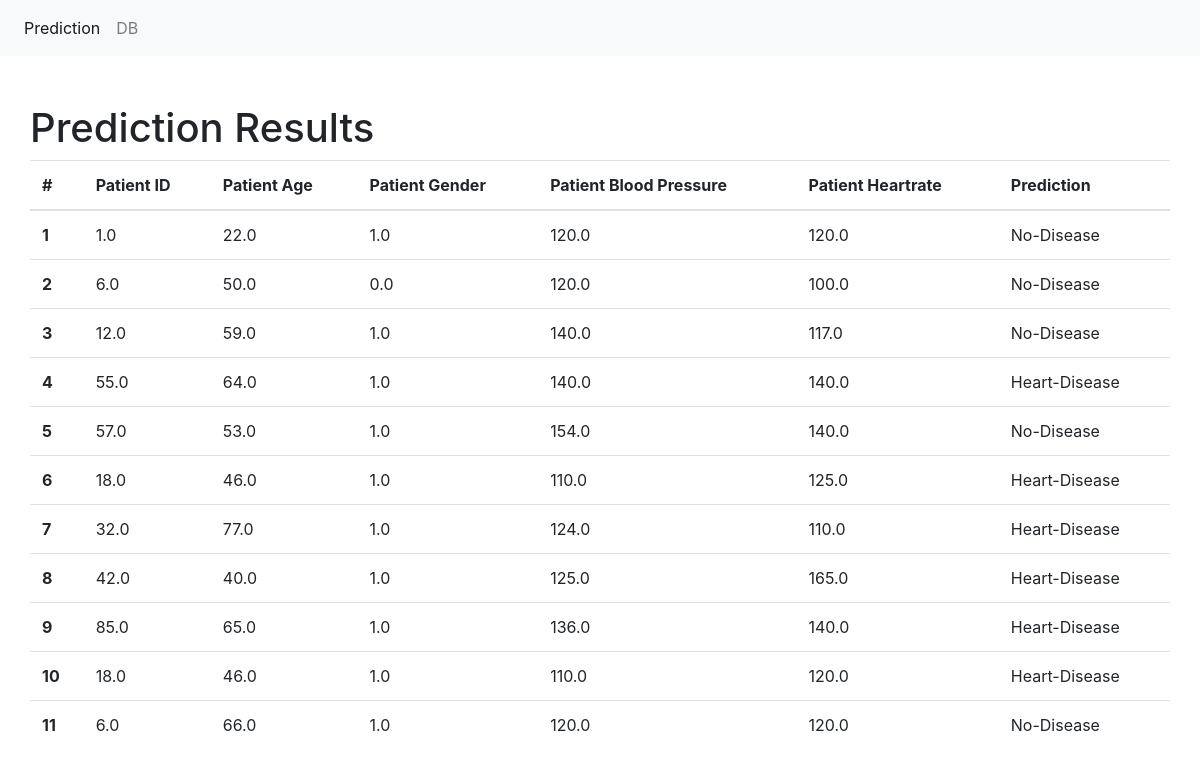
The app's page /results/ with its own data.
### predict/models.py (models this page shows, shortened)
class PredResults(models.Model):
    Patient_ID = models.IntegerField()
    Patient_Age = models.IntegerField()
    Patient_Gender = models.IntegerField()
    Patient_Blood_Pressure = models.IntegerField()
    Patient_Heartrate = models.IntegerField()
    Heart_Disease = models.CharField(max_length=30)

### predict/views.py (the view)
# urls.py: path('results/', views.view_results, name='results'),
def view_results(request):
    data = {"dataset": PredResults.objects.all()}
    return render(request, "results.html", data)

### templates/results.html
{% extends "base.html" %}
{% block main %}
    <div class="container pt-5">
        <div class="row">
        <h1>Prediction Results</h1>
            <table class="table">
                <thead>
                <tr>
                    <th scope="col">#</th>
                    <th scope="col">Patient ID</th>
                    <th scope="col">Patient Age</th>
                    <th scope="col">Patient Gender</th>
                    <th scope="col">Patient Blood Pressure</th>
                    <th scope="col">Patient Heartrate</th>
                    <th scope="col">Prediction</th>
                </tr>
                </thead>
                <tbody>
                {% for data in dataset %}
                    <tr>
                    <th scope="row">{{ data.id }}</th>
                        <td>{{ data.Patient_ID }}</td>
                        <td>{{ data.Patient_Age }}</td>
                        <td>{{ data.Patient_Gender }}</td>
                        <td>{{ data.Patient_Blood_Pressure }}</td>
                        <td>{{ data.Patient_Heartrate }}</td>
                        <td>{{ data.Heart_Disease }}</td>
                    </tr>
                {% endfor %}
                </tbody>
            </table>
        </div>
    </div>
{% endblock %}

### templates/base.html (shortened to what this page needs)
<!doctype html>
<html lang="en">
    <head>
    <link rel="stylesheet" href="https://stackpath.bootstrapcdn.com/bootstrap/4.4.1/css/bootstrap.min.css">
    </head>
    <body>
    <nav class="navbar navbar-expand-lg navbar-light bg-light">
        <div class="collapse navbar-collapse" id="navbarSupportedContent">
            <ul class="navbar-nav mr-auto">
                <li class="nav-item active">
                    <a class="nav-link" href="/">Prediction <span class="sr-only">(current)</span></a>
                </li>
                <li class="nav-item">
                    <a class="nav-link" href="/results">DB</a>
                </li>
            </ul>
        </div>
    </nav>
    {% block main %}
    {% endblock %}
    </body>
</html>

### records on screen
PredResults: id "1", Patient_ID "1.0", Patient_Age "22.0", Patient_Gender "1.0", Patient_Blood_Pressure "120.0", Patient_Heartrate "120.0", Heart_Disease "No-Disease"
PredResults: id "2", Patient_ID "6.0", Patient_Age "50.0", Patient_Gender "0.0", Patient_Blood_Pressure "120.0", Patient_Heartrate "100.0", Heart_Disease "No-Disease"
PredResults: id "3", Patient_ID "12.0", Patient_Age "59.0", Patient_Gender "1.0", Patient_Blood_Pressure "140.0", Patient_Heartrate "117.0", Heart_Disease "No-Disease"
PredResults: id "4", Patient_ID "55.0", Patient_Age "64.0", Patient_Gender "1.0", Patient_Blood_Pressure "140.0", Patient_Heartrate "140.0", Heart_Disease "Heart-Disease"
PredResults: id "5", Patient_ID "57.0", Patient_Age "53.0", Patient_Gender "1.0", Patient_Blood_Pressure "154.0", Patient_Heartrate "140.0", Heart_Disease "No-Disease"
PredResults: id "6", Patient_ID "18.0", Patient_Age "46.0", Patient_Gender "1.0", Patient_Blood_Pressure "110.0", Patient_Heartrate "125.0", Heart_Disease "Heart-Disease"
PredResults: id "7", Patient_ID "32.0", Patient_Age "77.0", Patient_Gender "1.0", Patient_Blood_Pressure "124.0", Patient_Heartrate "110.0", Heart_Disease "Heart-Disease"
PredResults: id "8", Patient_ID "42.0", Patient_Age "40.0", Patient_Gender "1.0", Patient_Blood_Pressure "125.0", Patient_Heartrate "165.0", Heart_Disease "Heart-Disease"
PredResults: id "9", Patient_ID "85.0", Patient_Age "65.0", Patient_Gender "1.0", Patient_Blood_Pressure "136.0", Patient_Heartrate "140.0", Heart_Disease "Heart-Disease"
PredResults: id "10", Patient_ID "18.0", Patient_Age "46.0", Patient_Gender "1.0", Patient_Blood_Pressure "110.0", Patient_Heartrate "120.0", Heart_Disease "Heart-Disease"
PredResults: id "11", Patient_ID "6.0", Patient_Age "66.0", Patient_Gender "1.0", Patient_Blood_Pressure "120.0", Patient_Heartrate "120.0", Heart_Disease "No-Disease"
